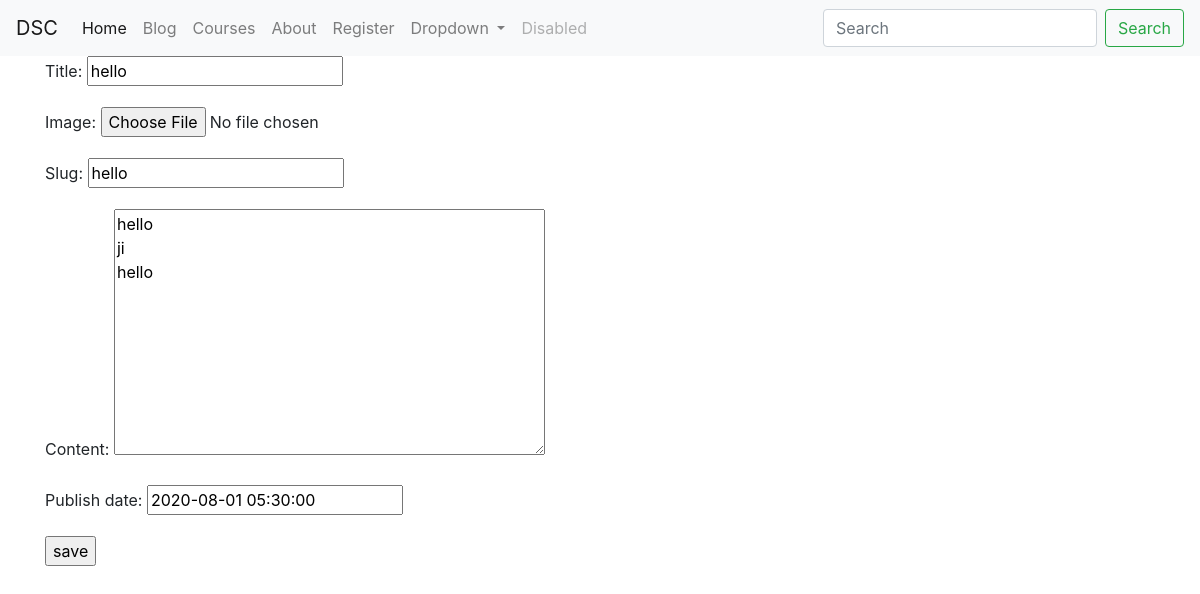
The page /blog/hello/edit/ (signed in) on the database as committed earlier.
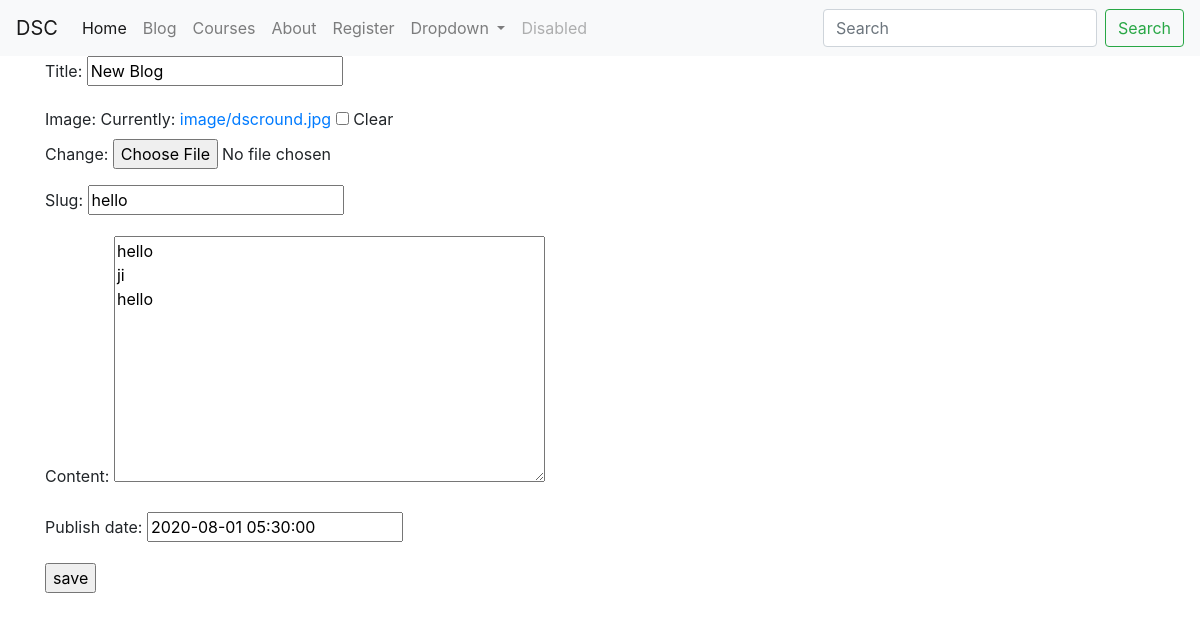
The same page on the database as committed later.
### blog/models.py (models this page shows, shortened)
class BlogPost(models.Model):
    user = models.ForeignKey(User, default=1, null = True, on_delete = models.SET_NULL)
    title = models.CharField(max_length = 100)
    image = models.ImageField(upload_to='image/', blank=True, null=True)
    slug = models.SlugField(unique=True, blank=False)
    content = models.TextField(null=True,blank=True)
    publish_date = models.DateTimeField(auto_now=False, auto_now_add=False, null=True, blank=True )
    timestamp = models.DateTimeField(auto_now_add=True)
    updated = models.DateTimeField(auto_now=True)
    objects = BlogPostManager()
    class Meta:
        ordering = ['-publish_date', '-updated', '-timestamp']

### blog/views.py (the view)
# urls.py: path('<str:slug>/edit/',blog_post_update_view, name='edit'),
@staff_member_required
def blog_post_update_view(request,slug):
    obj = get_object_or_404(BlogPost,slug=slug)
    form = BlogModelForm(request.POST or None, instance = obj)
    if form.is_valid():
        form.save()
    template_name = "form.html"
    context = {'form':form, "title" : f"Update {obj.title}"}
    return render(request,template_name,context)

### blog/forms.py (shortened to what this page needs)
class BlogModelForm(forms.ModelForm):
    class Meta:
        model = BlogPost
        fields = ['title','image','slug','content', 'publish_date']

### blog/models.py (called while the page is built)
    def get_queryset(self):
        return BlogPostQuerySet(self.model, using=self._db)

### templates/form.html (shortened to what this page needs)
{% extends 'base.html' %}
{% block content %}
	<div class="container">
        <form method="POST"> {% csrf_token %}
            {{ form.as_p }}
            <input type="submit" value="save" />
        </form>
    </div>
{% endblock %}

Rows that differ between the two databases and show on the page:
changed BlogPost "hello": title "hello" → "New Blog"
Other text that changed with them:
form field as_p: (not shown) → "☐"
text no longer shown: "Title: Image: Slug: Content: Publish date:"
text now shown: "Title: Image: Currently: image/dscround.jpg Clear Change: Slug: Content: Publish date:"
